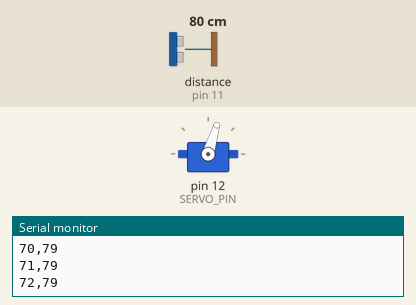
Simulated run of this sketch. Board: Arduino Uno, built with avr-gcc and run on an emulated ATmega328P. Parts: servo, the last lines printed to the serial monitor. Wiring (inferred from the names in the program): ultrasonic range finder: trigger pin 10; echo pin 11. The test bench sets the inputs (shaded band); at power-on: distance to the obstacle (sensor on pin 11) 80 cm. The echo pulse lasts 58.3 µs per cm.

Above: at 1.8 s.
1.9 s: distance to the obstacle (sensor on pin 11) set to 2 cm
At 2.29 s:
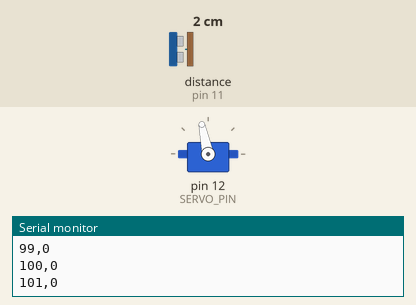
4.9 s: distance to the obstacle (sensor on pin 11) set to 4 cm
At 5.33 s:
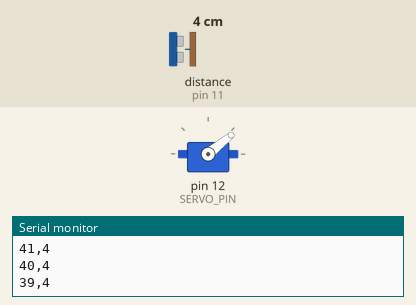
Timing chart, 0 to 13.9 s (numbered marks = the images above; inputs shaded):
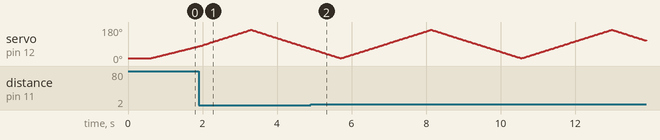

The sketch:

radar_movement.ino
```cpp
#include <Servo.h>

const uint8_t TRIG_PIN = 10;
const uint8_t ECHO_PIN = 11;
const uint8_t SERVO_PIN = 12;

const int ANGLE_MIN = 15;
const int ANGLE_MAX = 165;
const int ANGLE_STEP = 1;

const unsigned int SETTLE_MS = 15;
const unsigned long ECHO_TIMEOUT_US = 15000UL;

const uint8_t SAMPLES = 1;
const unsigned int INTER_PING_MS = 6;

const int MAX_RANGE_CM = 200;
const int MIN_RANGE_CM = 2;

const float CM_PER_US = 0.0343f;

Servo radarHead;

void setup()
{
  Serial.begin(115200);

  pinMode(TRIG_PIN, OUTPUT);
  pinMode(ECHO_PIN, INPUT);
  digitalWrite(TRIG_PIN, LOW);

  radarHead.attach(SERVO_PIN);
  radarHead.write(ANGLE_MIN);
  delay(600);

  Serial.println(F("# radar v1.0 | format: angle,distance_cm | 0 = no echo"));
}

void loop()
{
  for (int a = ANGLE_MIN; a <= ANGLE_MAX; a += ANGLE_STEP) measureAt(a);
  for (int a = ANGLE_MAX; a >= ANGLE_MIN; a -= ANGLE_STEP) measureAt(a);
}

void measureAt(int angle)
{
  radarHead.write(angle);
  delay(SETTLE_MS);

  int cm = readDistanceCm();

  Serial.print(angle);
  Serial.print(',');
  Serial.println(cm);
}

int readDistanceCm()
{
  int s[SAMPLES];

  for (uint8_t i = 0; i < SAMPLES; i++)
  {
    s[i] = pingOnceCm();
    if (i + 1 < SAMPLES) delay(INTER_PING_MS);
  }

  for (uint8_t i = 1; i < SAMPLES; i++)
  {
    int v = s[i];
    uint8_t j = i;
    while (j > 0 && s[j - 1] > v) { s[j] = s[j - 1]; j--; }
    s[j] = v;
  }

  return s[SAMPLES / 2];
}

int pingOnceCm()
{
  digitalWrite(TRIG_PIN, LOW);
  delayMicroseconds(4);
  digitalWrite(TRIG_PIN, HIGH);
  delayMicroseconds(10);
  digitalWrite(TRIG_PIN, LOW);

  unsigned long us = pulseIn(ECHO_PIN, HIGH, ECHO_TIMEOUT_US);
  if (us == 0) return 0;

  int cm = (int)((us * CM_PER_US) * 0.5f);

  if (cm < MIN_RANGE_CM || cm > MAX_RANGE_CM) return 0;
  return cm;
}
```
